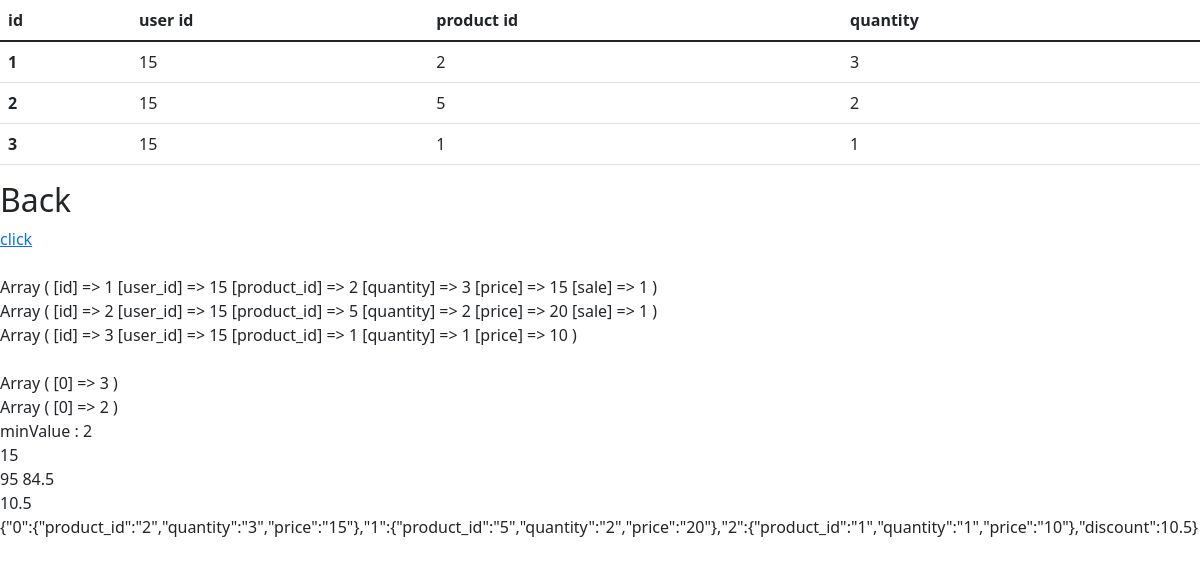
Screenshot of /getUserCart.php with the database file from the repository.
### tables this page shows
CREATE TABLE `cart` (
  `id` int(11) NOT NULL,
  `user_id` int(50) NOT NULL,
  `product_id` int(50) NOT NULL,
  `quantity` int(50) NOT NULL
);

CREATE TABLE `user_product_groups` (
  `group_id` int(11) NOT NULL,
  `user_id` int(50) NOT NULL,
  `discount` int(50) NOT NULL
);

### main.php (called while the page is built, shortened)
<?php
class db
{
    function db_connection()
    {
        $servername = "localhost";
        $username = "root";
        $password = "";
        $conn = new PDO("mysql:host=$servername;dbname=task", $username, $password);
        $conn->setAttribute(PDO::ATTR_ERRMODE, PDO::ERRMODE_EXCEPTION);
        return $conn;
    }
    public function getOrders()
    {
        $conn = $this->db_connection();
        $stmt = $conn->prepare("SELECT cart.id, cart.user_id, cart.product_id, cart.quantity, products.price FROM products INNER JOIN cart ON products.product_id=cart.product_id");
        $stmt->execute();
        $result = $stmt->fetchAll();
        return $result;
    }
    public function productGroupItem()
    {
        $conn = $this->db_connection();
        $stmt = $conn->prepare("SELECT * FROM product_group_items");
        $stmt->execute();
        $result = $stmt->fetchAll();
        return $result;
    }
    public function productSaleVal()
    {
        $conn = $this->db_connection();
        $stmt = $conn->prepare("SELECT * FROM user_product_groups");
        $stmt->execute();
        $result = $stmt->fetchAll();
        return $result;
    }
}
$connData = new db();
$orders_data = $connData->getOrders();
$productGroupItem = $connData->productGroupItem();
$saleVal = $connData->productSaleVal();

### getUserCart.php (the view, shortened to what this page needs)
<!DOCTYPE html>
<html lang="en">
<head>
  <link href="https://cdn.jsdelivr.net/npm/bootstrap@5.1.3/dist/css/bootstrap.min.css" rel="stylesheet">
</head>
<body>
  <?php
  include 'main.php';
  ?>
  <table class="table">
    <thead>
      <tr>
        <th scope="col">id</th>
        <th scope="col">user id</th>
        <th scope="col">product id</th>
        <th scope="col">quantity</th>
      </tr>
    </thead>
    <tbody>
      <?php
      foreach ($orders_data as $val) { ?>
        <tr>
          <th scope="row"><?= $val['id'] ?></th>
          <td><?= $val['user_id'] ?></td>
          <td><?= $val['product_id'] ?></td>
          <td><?= $val['quantity'] ?></td>
        </tr>
      <?php
      }
      ?>
    </tbody>
  </table>
  <h2>Back</h2>
  <a href="index.php">click</a>
  <br> <br>
  <?php
  $count = 0;
  $sale = false;
  $finalOutput = array();
  $discountPriceArr = array();
  for ($i = 0; $i < count($orders_data); $i++) {
    for ($j = 0; $j < count($productGroupItem); $j++) {
      if ($orders_data[$i]['product_id'] == $productGroupItem[$j]['product_id']) {
        $count++;
        $orders_data[$i]['sale'] = true;
        if ($count == count($productGroupItem)) {
          $sale = true;
        }
      } else {
      }
    }
  }
  if ($sale) {
    global $fullPrice, $discountPrice;
    foreach ($orders_data as $val) {
      print_r($val);
      $fullPrice += $val['quantity'] * $val['price'];
      $obj = [
        'product_id' => $val['product_id'],
        'quantity' => $val['quantity'],
        'price' => $val['price'],
      ];
      array_push($finalOutput, $obj);
      echo '<br>';
    }
  }
  $a = array_filter($orders_data, function ($el) {
    if (isset($el['sale'])) {
      return $el['sale'] == 1;
    }
  });
  function minQuantityFunction()
  {
    global $a;
    foreach ($a as $v) {
      $MinValue = array();
      array_push($MinValue, $v['quantity']);
      echo "<br>";
      print_r($MinValue);
    }
    return $MinValue;
  }
  $minval = min(minQuantityFunction());
  echo "<br> minValue : " . $minval;
  echo "<br>";
  $prosaleValue = $saleVal[0]['discount'];
  echo $prosaleValue . "<br>";
  echo  $fullPrice . " ";
  $fasdaklebuliFasi = array_sum($discountPriceArr);
  echo array_sum($discountPriceArr);
  $sabolooProcenti = (($fullPrice - $fasdaklebuliFasi) / 100) * 100;
  $finalOutput['discount'] = $sabolooProcenti;
  echo "<br>" . $sabolooProcenti . "<br>";
  print_r(json_encode($finalOutput));
  ?>
</body>

### rows the page displays
cart: id "1", user "15", product "2", quantity "3", value "Array ( [0] => 3 )"
cart: id "2", user "15", product "5", quantity "2", value "Array ( [0] => 2 )"
cart: id "3", user "15", product "1", quantity "1"
user_product_groups: discount "15"

### other values shown
$minval "2"
$fullPrice "95"
array_sum($discountPriceArr) "84.5"
$sabolooProcenti "10.5"
